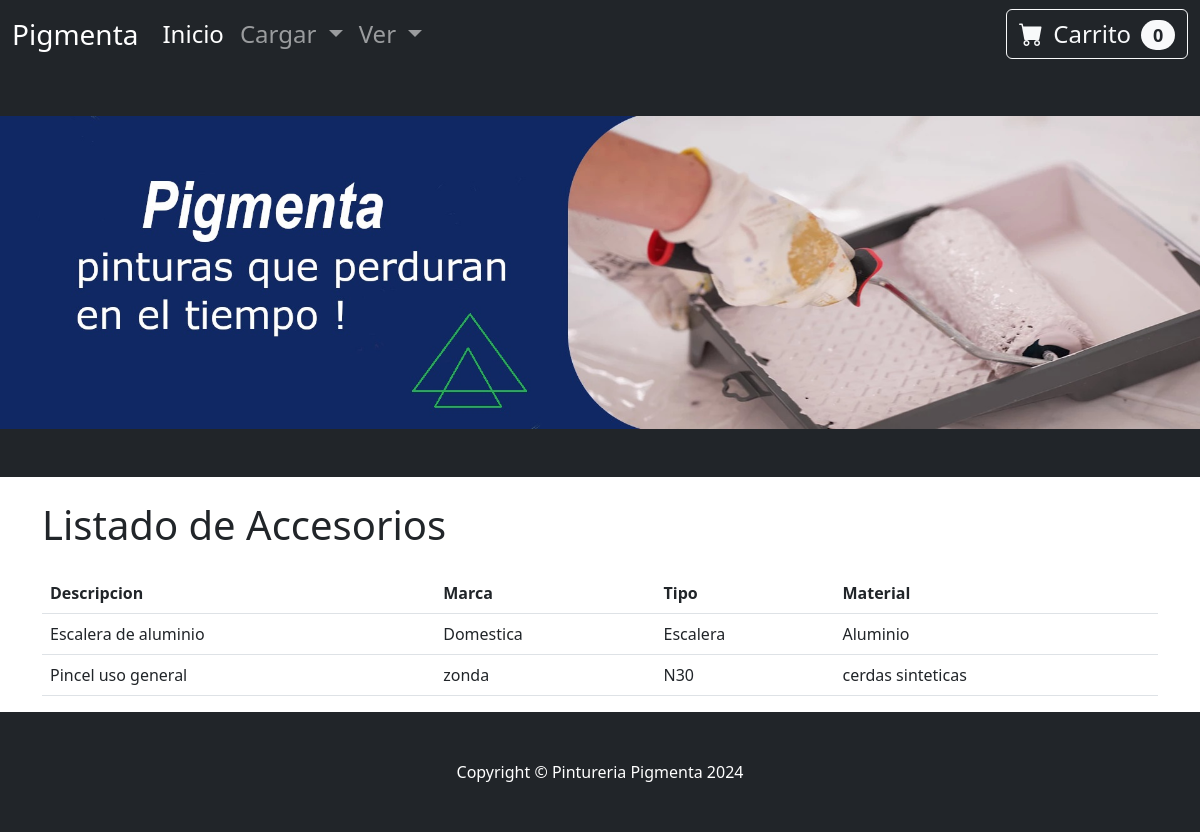
/mostrar_accesorios/, run on the app's committed database.
### appglobal/models.py (models this page shows, shortened)
class Accesorios(models.Model):
    description = models.CharField(max_length=200)
    brand = models.CharField(max_length=40)
    type = models.CharField(max_length=30)
    material = models.CharField(max_length=30)

### appglobal/views.py (the view)
# urls.py: path('mostrar_accesorios/', views.mostrar_accesorios, name='mostrar_accesorios'),
def mostrar_accesorios(request):
    accesorios = Accesorios.objects.all()
    return render(request, 'mostrar_accesorios.html',{'accesorios': accesorios})

### appglobal/template/mostrar_accesorios.html
{% extends "main.html" %}
{% load static %}
{% block contenido %}
    <div class="container mt-4">
        <h1 class="mb-4">Listado de Accesorios</h1>
        <table class="table">
            <thead>
                <tr>
                    <th>Descripcion</th>
                    <th>Marca</th>
                    <th>Tipo</th>
                    <th>Material</th>
                </tr>
            </thead>
            <tbody>
                {% for accesorio in accesorios %}
                <tr>
                    <td>{{ accesorio.description }}</td>
                    <td>{{ accesorio.brand }}</td>
                    <td>{{ accesorio.type }}</td>
                    <td>{{ accesorio.material }}</td>
                </tr>
                {% endfor %}
            </tbody>
        </table>
    </div>
{%endblock%}

### data on the page
Accesorios: description "Escalera de aluminio", brand "Domestica", type "Escalera", material "Aluminio"
Accesorios: description "Pincel uso general", brand "zonda", type "N30", material "cerdas sinteticas"
